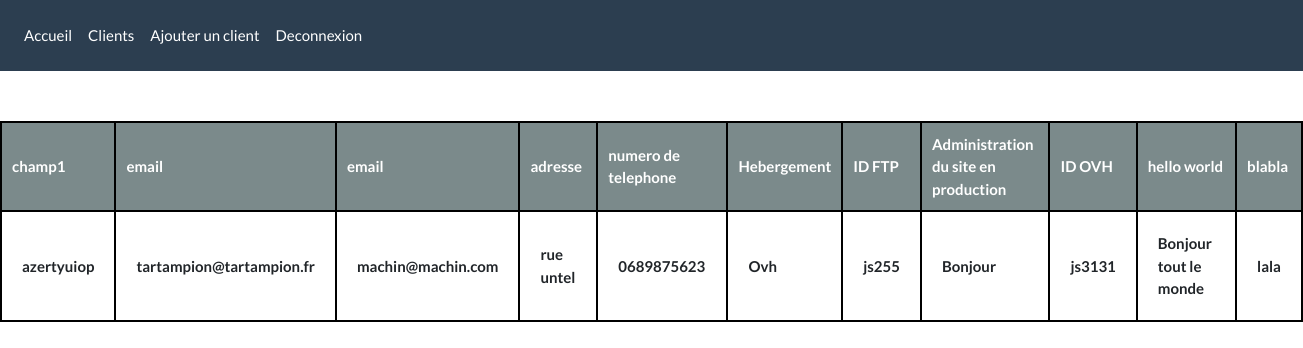
Screenshot of /ficheClient.php with the database file from the repository.
### tables this page shows
CREATE TABLE `champs` (
  `id` int(11) NOT NULL,
  `libelle` varchar(255) NOT NULL
);

CREATE TABLE `valeurchamps` (
  `id` int(11) NOT NULL,
  `id_clients` int(11) NOT NULL,
  `id_champs` int(11) NOT NULL,
  `valeurs` varchar(100) NOT NULL
);

### src/ficheClient.php (called while the page is built, shortened)
<?php
	require_once '../admin/database.php';
	require_once 'function.php';
	include('ficheClient.phtml');
?>

### src/function.php (called while the page is built, shortened)
<?php
	$req = $db->query('SELECT * FROM champs;');
	$champ = $req->fetchAll();
	$req = $db->query('SELECT * FROM valeurchamps;');
	$valeur = $req->fetchAll();

### src/ficheClient.phtml (the view, shortened to what this page needs)
<?php
	include('head.phtml');
	include('nav.php');
?>
<body>
		<table class="tableFiche">
			<thead class="table-dark">
				<tr>
					<?php foreach ($champ as $c): ?>
					<th scope="col">
							<?= $c['libelle']?>
					</th>
					<?php endforeach ?>
				</tr>
			</thead>
			<tr>
				<?php foreach ($valeur as $v): ?>
				<td class="font-weight-bold">
					<?= $v['valeurs'] ?>
				</td>
				<?php endforeach ?>
			</tr>
		</table>
</body>
</html>

### src/head.phtml (shortened to what this page needs)
<!DOCTYPE html>
<html lang="en">
<head>
	<link rel="stylesheet" href="https://use.fontawesome.com/releases/v5.8.1/css/all.css">
	<link rel="stylesheet" href="../css/bootstrap.min.css">
	<link rel="stylesheet" href="../css/normalize.css">
	<link rel="stylesheet" href="../css/style.css">
</head>

### src/nav.php (shortened to what this page needs)
<nav class="navbar navbar-expand-lg navbar-dark bg-primary">
	<div class="collapse navbar-collapse" id="navbarColor01">
		<ul class="navbar-nav mr-auto">
			<li class="nav-item">
				<a class="nav-link" href="../admin/home.php">Accueil <span class="sr-only">(current)</span></a>
			</li>
			<li class="nav-item">
				<a class="nav-link" href="index.php">Clients</a>
			</li>
			<li class="nav-item">
				<a class="nav-link" href="add_client.php">Ajouter un client</a>
			</li>
			<li class="nav-item">
				<a class="nav-link" href="../admin/logOut.php">Deconnexion</a>
			</li>
		</ul>
	</div>
</nav>

### css/style.css (style rules this page uses)
body { background: #fff; }
.table tr th, td { border: 2px solid #000; }
.tableFiche tr td { border: 2px solid #000; padding: 20px; }
.tableFiche th { border: 2px solid #000; padding: 10px; }

### rows the page displays
champs: libelle "champ1"
champs: libelle "email"
champs: libelle "email"
champs: libelle "adresse"
champs: libelle "numero de telephone"
champs: libelle "Hebergement"
champs: libelle "ID FTP"
champs: libelle "Administration du site en production"
champs: libelle "ID OVH"
champs: libelle "hello world"
champs: libelle "blabla"
valeurchamps: valeurs "azertyuiop"
valeurchamps: valeurs "tartampion@tartampion.fr"
valeurchamps: valeurs "machin@machin.com"
valeurchamps: valeurs "rue untel"
valeurchamps: valeurs "0689875623"
valeurchamps: valeurs "Ovh"
valeurchamps: valeurs "js255"
valeurchamps: valeurs "Bonjour"
valeurchamps: valeurs "js3131"
valeurchamps: valeurs "Bonjour tout le monde"
valeurchamps: valeurs "lala"
